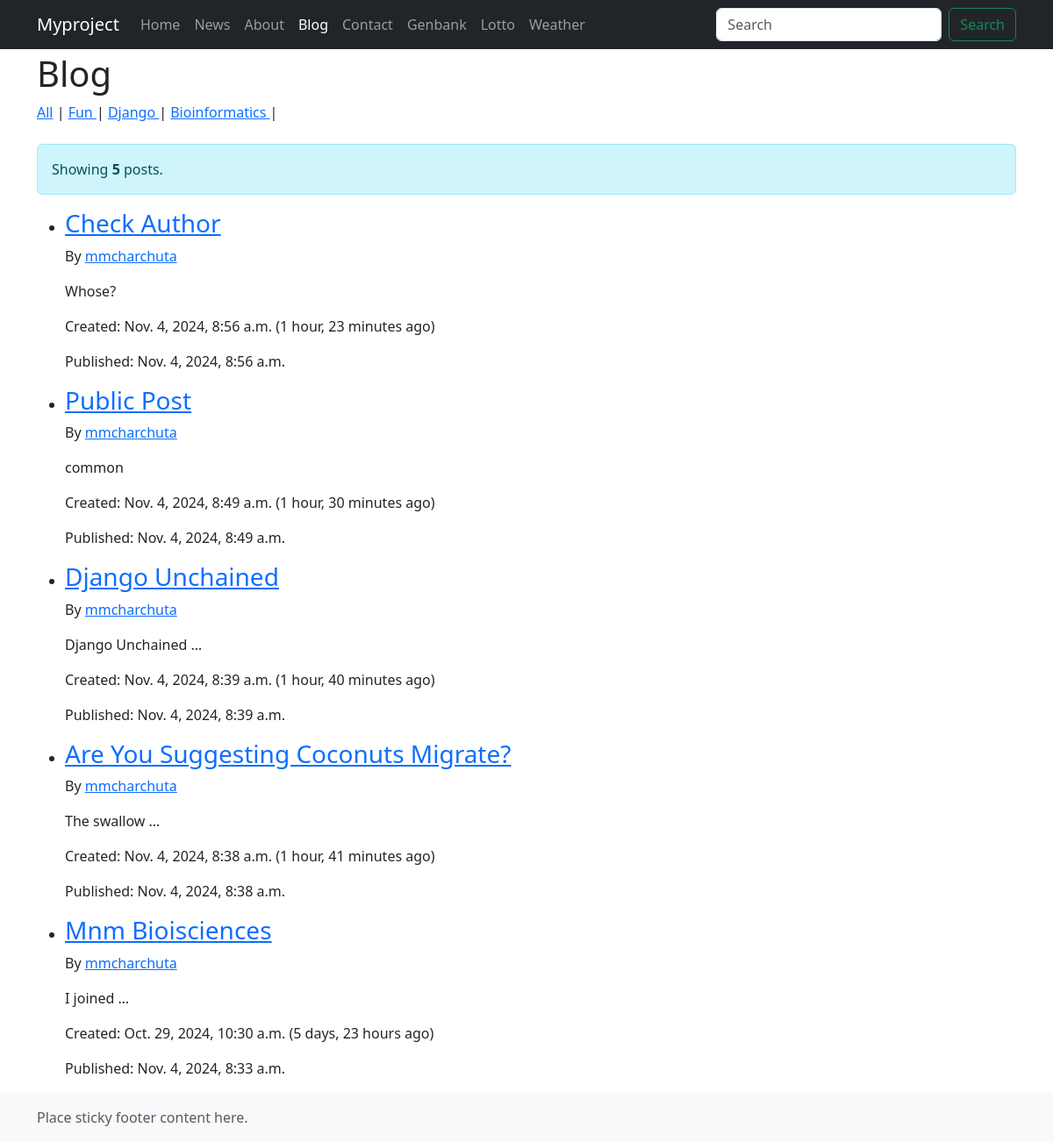
Screenshot of /blog/ with the database file from the repository.
### blog/models.py (models this page shows, shortened)
class Category(models.Model):
    name = models.CharField(max_length=30)
    description = models.TextField()
    class Meta:
        verbose_name_plural = 'Categories'

class Post(models.Model):
    category = models.ForeignKey(Category, on_delete=models.CASCADE, null=True)
    author = models.ForeignKey(Author, on_delete=models.CASCADE, null=True)  # New field for author
    title = models.CharField(max_length=140)
    body = models.TextField()
    date_create = models.DateTimeField(auto_now_add=True)
    date_update = models.DateTimeField(auto_now=True)
    date_publish = models.DateTimeField(blank=True, null=True)
    is_public = models.BooleanField(default=True)

class Author(models.Model):
    name = models.CharField(max_length=100)
    bio = models.TextField(blank=True)

### blog/views.py (the view)
# urls.py: path('', views.post_list_view, name='post_list_view'),
def post_list_view(request, category_name=None, author_id=None):
    if category_name:
        queryset = Post.objects.filter(category__name=category_name, is_public=True)
    elif author_id:
        queryset = Post.objects.filter(author__id=author_id, is_public=True)
    else:
        queryset = Post.objects.filter(is_public=True)
    queryset = queryset.order_by('-date_publish')
    context = {
        'object_list': queryset,
        'category_list': Category.objects.all(),
        'author': get_object_or_404(Author, id=author_id) if author_id else None,
    }
    return render(request, 'blog/post_list.html', context)

### blog/templates/blog/post_list.html (shortened to what this page needs)
{% extends 'myapp/base.html' %}
{% block nav-link-blog %}active{% endblock %}
{% block content %}
  <h1>Blog</h1>
  <a href="{% url 'blog:post_list_view' %}">All</a> |
  {% for category in category_list %}
    <a href="{% url 'blog:post_list_category' category.name %}">
      {{ category.name }}
    </a> |
  {% endfor %}
  <br><br>
  <div class="alert alert-info" role="alert">
    Showing <strong>{{ object_list|length }}</strong> posts.
  </div>
  <ul>
    {% for obj in object_list %}
      <li>
        <h3>
          <a href="{% url 'blog:post_detail_view' obj.id %}">{{ obj.title|title }}</a>
        </h3>
        {% if obj.author %}
          <p>By {% if obj.author %}<a href="{% url 'blog:posts_by_author' obj.author.id %}">{{ obj.author.name }}</a>{% else %}Unknown Author{% endif %}</p>
        {% else %}
          <p><em>Author unknown</em></p>
        {% endif %}
        <p>{{ obj.body|truncatewords:2 }}</p>
        <p>Created: {{ obj.date_create }} ({{ obj.date_create|timesince }} ago)</p>
        <p>Published: {{ obj.date_publish }}</p>
      </li>
    {% endfor %}
  </ul>
{% endblock %}

### rows the page displays
Category: name "Fun"
Category: name "Django"
Category: name "Bioinformatics"
Post: title "Check Author", author.name "mmcharchuta", body "Whose?", date_create "Nov. 4, 2024, 8:56 a.m.", date_create "1 hour, 23 minutes", date_publish "Nov. 4, 2024, 8:56 a.m."
Post: title "Public Post", author.name "mmcharchuta", body "common", date_create "Nov. 4, 2024, 8:49 a.m.", date_create "1 hour, 30 minutes", date_publish "Nov. 4, 2024, 8:49 a.m."
Post: title "Django Unchained", author.name "mmcharchuta", body "Django Unchained …", date_create "Nov. 4, 2024, 8:39 a.m.", date_create "1 hour, 40 minutes", date_publish "Nov. 4, 2024, 8:39 a.m."
Post: title "Are You Suggesting Coconuts Migrate?", author.name "mmcharchuta", body "The swallow …", date_create "Nov. 4, 2024, 8:38 a.m.", date_create "1 hour, 41 minutes", date_publish "Nov. 4, 2024, 8:38 a.m."
Post: title "Mnm Bioisciences", author.name "mmcharchuta", body "I joined …", date_create "Oct. 29, 2024, 10:30 a.m.", date_create "5 days, 23 hours", date_publish "Nov. 4, 2024, 8:33 a.m."

### other values shown
{{ object_list|length }} "5"
